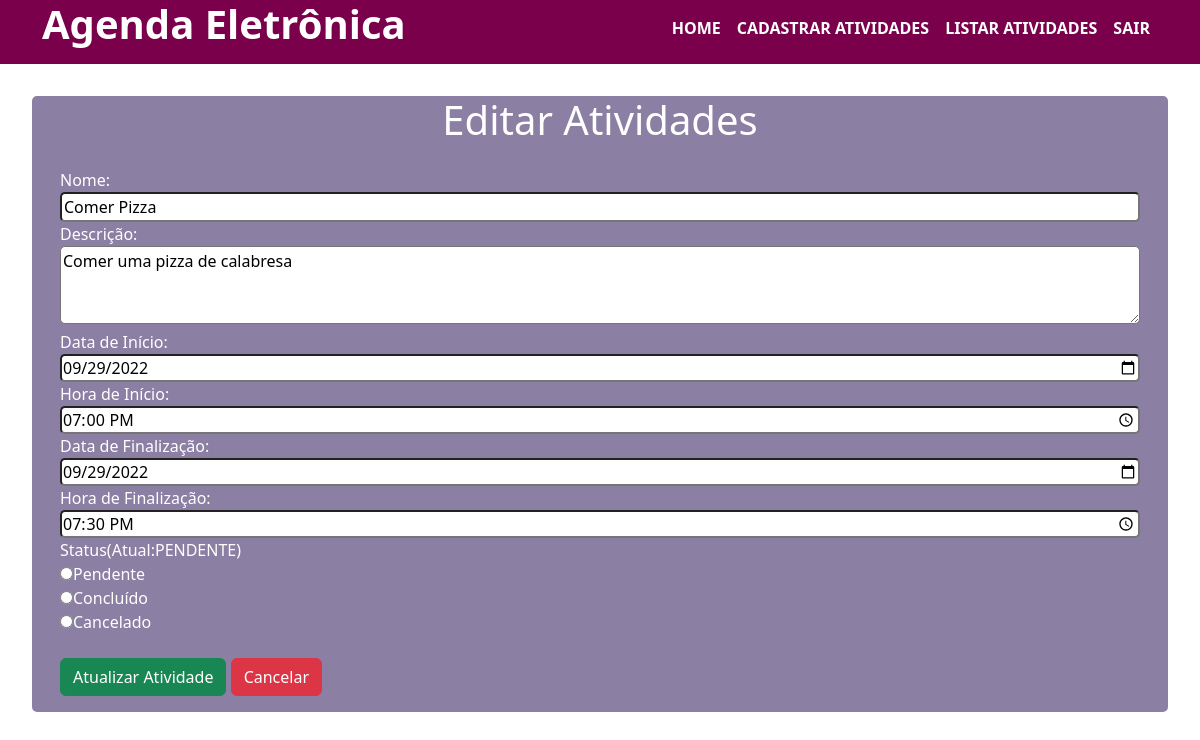
/admin/editar.php?id=26 (signed in), run on the app's committed database.
### tables this page shows
CREATE TABLE `atividade` (
  `id` int(11) NOT NULL,
  `nome` varchar(50) NOT NULL,
  `descricao` text DEFAULT NULL,
  `dt_inicio` date NOT NULL,
  `hr_inicio` time NOT NULL,
  `dt_fim` date NOT NULL,
  `hr_fim` time NOT NULL,
  `status` varchar(9) NOT NULL,
  `usuario_id` int(11) NOT NULL
);

### admin/editar.php (the view, shortened to what this page needs)
<?php require_once 'components/topo.php'; ?>
<?php require_once '../db/conexao.php'; ?>
<?php
$id =$_GET["id"];
$sql = "SELECT * FROM atividade WHERE id =".$id;
$resultSet = mysqli_query($conn,$sql);
$registro = mysqli_fetch_assoc($resultSet);
?>
    <h1 style="text-align:center;">Editar Atividades</h1>
    <form action="editar-save.php" method="POST">
        <div>
            <label for="nome">Nome:</label>
            <br>
            <input type="text" name="nome" id="nome" class="w-100" value="<?=$registro["nome"]?>" required>
        </div>
        <div>
            <label for="descricao">Descrição:</label>
            <br>
            <textarea name="descricao" id="descricao" cols="30" rows="3" class="w-100"  required><?=$registro["descricao"]?></textarea>
        </div>
        <div>
            <label for="dt_inicio">Data de Início:</label>
            <br>
            <input type="date" name="dt_inicio" id="dt_inicio" class="w-100" value="<?=$registro["dt_inicio"]?>" required >
        </div>
        <div>
            <label for="hr_inicio">Hora de Início:</label>
            <br>
            <input type="time" name="hr_inicio" id="hr_inicio" class="w-100" value="<?=$registro["hr_inicio"]?>" required>
        </div>
        <div>
            <label for="dt_fim">Data de Finalização:</label><br>
            <input type="date" name="dt_fim" id="dt_fim" class="w-100" value="<?=$registro["dt_fim"]?>" required>
        </div>
        <div>
            <label for="hr_fim">Hora de Finalização:</label><br>
            <input type="time" name="hr_fim" id="hr_fim" class="w-100" value="<?=$registro["hr_fim"]?>" required>
        </div>
        <div>
            <label for="status">Status(Atual:<?=$registro["status"]?>)</label ><br>
            <input type="radio" name ="status" value="PENDENTE" required>Pendente <br>
            <input type="radio" name ="status" value="CONCLUIDO" required>Concluído <br>
            <input type="radio" name ="status" value="CANCELADO" required>Cancelado
        </div>
    <br>
        <input type="submit" value="Atualizar Atividade" class="btn btn-success w-40">
        <button class="btn btn-danger w-40" type="button" ><a href="ver_atividade.php">Cancelar</a> </button>
    </form>
</section>
<?php include_once "components/rodape.php";?>

### admin/components/topo.php (style rules this page uses)
form { padding:1rem; }
form input { border-radius:5px; }
form textarea { border-radius:5px; }
form button a { text-decoration: none; color: #FFF; }

### data on the page
atividade: nome "Comer Pizza", descricao "Comer uma pizza de calabresa", dt_inicio "09/29/2022", hr_inicio "19:00:00", dt_fim "09/29/2022", hr_fim "19:30:00", status "PENDENTE"
